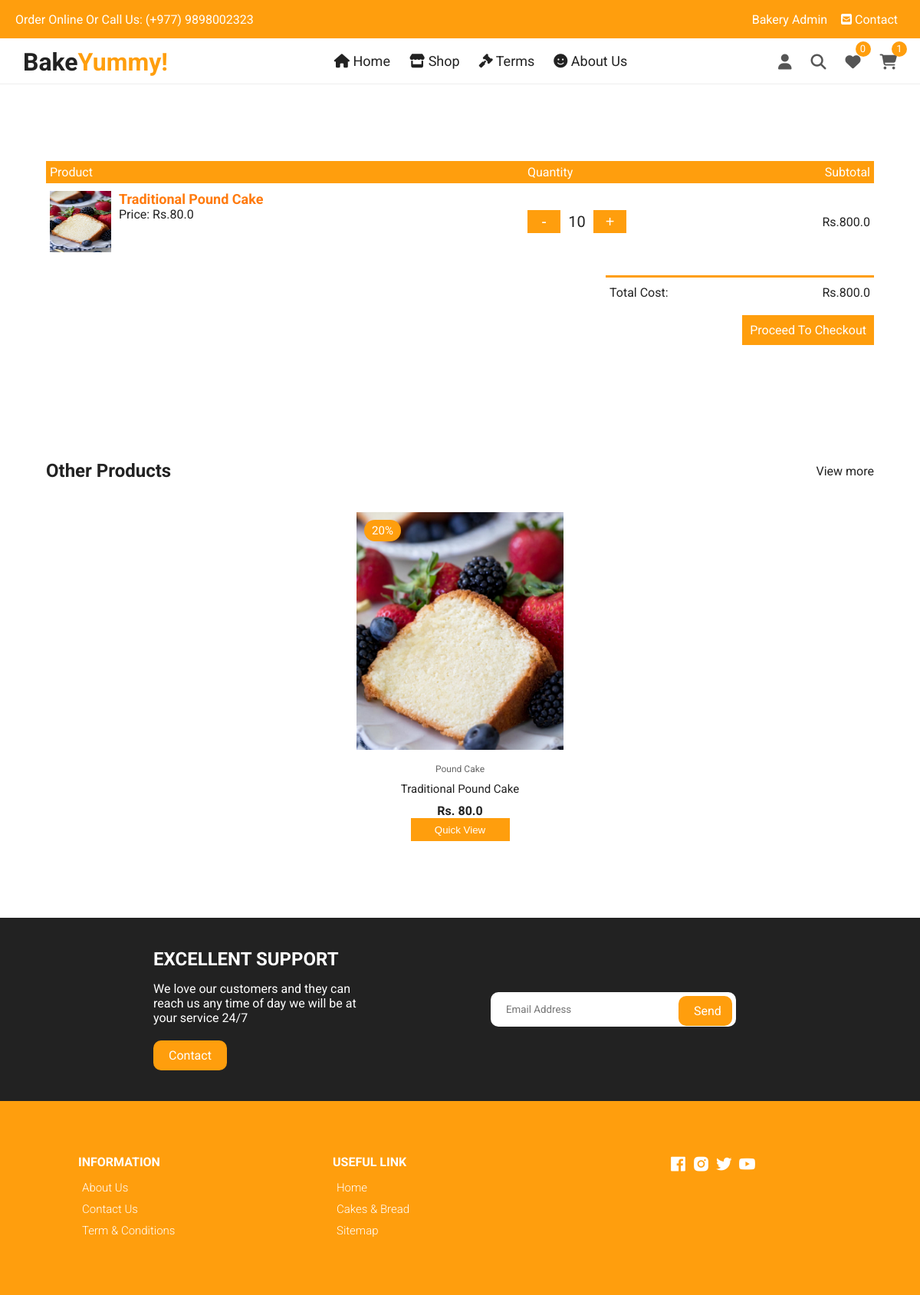
The app's page /cart/ (signed in) with its own data.
### home/models.py (models this page shows, shortened)
class MyCart(models.Model):
    id = models.AutoField(primary_key=True)
    user = models.ForeignKey(User, on_delete=models.CASCADE)
    product = models.ForeignKey(Product, on_delete=models.CASCADE)
    quantity = models.PositiveIntegerField(default=1)
    date_created = models.DateTimeField(auto_now_add=True)
    @property
    def sub_total(self):
        return str(self.quantity * self.product.selling_price)

class Product(models.Model):
    id = models.AutoField(primary_key=True)
    name = models.CharField(max_length=200)
    desc = models.TextField()
    category = models.ForeignKey(Category, on_delete=models.CASCADE)
    weight = models.CharField(max_length=100)
    marked_price = models.FloatField()
    selling_price = models.FloatField()
    available_quantity = models.PositiveIntegerField(default=0) #Remove this default option in the final project
    photo = models.ImageField(upload_to='products/')
    return_policy = models.CharField(max_length=255)
    slug = models.SlugField()
    tags = models.CharField(max_length=300, default='')
    modified_date = models.DateField(auto_now=True)
    users_wishlist = models.ManyToManyField(User, blank=True, related_name='user_wishlist')
    @property
    def discount_percent(self):
        discount = (self.marked_price - self.selling_price)/self.marked_price
        return str(floor(discount * 100))

class Category(models.Model):
    id = models.AutoField(primary_key=True)
    title = models.CharField(max_length=200)
    slug = models.SlugField()

### home/views.py (the view)
# urls.py: path('cart/', cart, name='cart'),
def cart(request):
    otherprod = Product.objects.all().order_by('?')[:4]
    if request.user.is_authenticated:
        products = Product.objects.filter(users_wishlist=request.user)
        wishlistcount = products.count()
        cartprod = MyCart.objects.filter(user=request.user)
        cartprodcount = cartprod.count()
    else:
        wishlistcount = ''
        cartprodcount = ''
        cartprod = ''
    context = {
        'otherprod': otherprod,
        'wishlistcount': wishlistcount,
        'cartprod': cartprod,
        'cartprodcount': cartprodcount,
        }
    return render(request, 'home/cart.html', context)

### templates/home/cart.html (shortened to what this page needs)
{% extends 'base.html' %}
{% load static %}
{% block maincontent %}
<div class="container cart">
    <table>
      <tr id='carttablerow'>
        <th>Product</th>
        <th>Quantity</th>
        <th>Subtotal</th>
      </tr>
      {% if cartprod %}
      {% for c in cartprod %}
      <tr data-table-id = '{{c.product.id}}' data-table-url = '{% url "delete_from_cart" %}' class='datatableid{{c.product.id}}' id='carttablerow'>
        <td>
          <div class="cart-info">
            <img src="{{c.product.photo.url}}" alt="" />
            <div>
             <a href="{% url 'productdetail' c.product.id %}"> <span style="color: #ff7a0d;font-size: 1.8rem;"><strong>{{c.product.name}}</strong></span><br></a>
              <span>Price: Rs.{{c.product.selling_price}}</span> <br />
            </div>
          </div>
        </td>
        <td>
          <div class="cartbutton" style="justify-content: flex-start;">
            <button data-id="{{c.product.id}}" data-url="{% url 'remove_from_cart' %}" class="minusbutton mb{{c.product.id}}" style="display: flex; align-items: center;justify-content: center;">-</button>
            <span data-id="{{c.product.id}}"class="buttontext bt{{c.product.id}}" style="display: flex;align-items: center;justify-content: center;margin-bottom: 1rem;">{{c.quantity}}</span>
            <button data-id="{{c.product.id}}" data-url="{% url 'add_to_cart' %}" class="plusbutton pb{{c.product.id}}" style="display: flex;align-items: center;justify-content: center;">+</button>
          </div>
        </td>
        <td><input type="hidden" class="subTotals" name="subtotal" data-subtotal='{{c.sub_total}}'> Rs.{{c.sub_total}}</td>
      </tr>
      {% endfor %}
      {% else %}
      <h3>No products in your cart🥺</h3>
      {% if user.is_anonymous %}
      <h3><a style="color: #ff7a0d;" href="{% url 'login' %}">Login</a> or <a style="color: #ff7a0d;" href="{% url 'signup' %}">Signup</a> to add products to your cart😃</h3>
      {% endif %}
      {% endif %}
    </table>
    <div class="total-price">
      <table>
        <tr>
          <td>Total Cost:</td>
          <td class="prodOnlyTotal"></td>
        </tr>
      </table>
      {% if user.is_authenticated %}
      <a href="{% url 'checkout' %}" class="checkout btn">Proceed To Checkout</a>
      {% else %}
      <button class="checkout btn" style="cursor: pointer;outline: none;border: none;">Proceed To Checkout</button>
      {% endif %}
    </div>
  </div>
<section class="section featured">
    <div class="top container">
        <h1>Other Products</h1>
        <a href="{% url 'products' %}" class="view-more">View more</a>
    </div>
    <div class="product-center container">
        {% for pro in otherprod %}
        <div class="product-item">
            <div class="overlay">
                <a href="{% url 'productdetail' pro.id %}" class="product-thumb">
                    <img src="{{ pro.photo.url }}" alt="" />
                </a>
                <span class="discount">{{pro.discount_percent}}%</span>
            </div>
            <div class="product-info">
                <span>{{ pro.category.title}}</span>
                <a href="{% url 'productdetail' pro.id %}">{{ pro.name }}</a>
                <h4>Rs. {{ pro.selling_price }}</h4>
                <div class="cartbutton">
                    <a href="{% url 'productdetail' pro.id %}"><button class="quickviewbutton">Quick View</button></a>
                </div>
            </div>
            <ul class="icons">
                <a href="{% url 'productdetail' pro.id %}"><li> Quick View</li></a>
            </ul>
        </div>
        {% endfor %}
    </div>
</section>
{% endblock maincontent %}

### templates/base.html (shortened to what this page needs)
{% load static %}
{% load cache %}
<!DOCTYPE html>
<html lang="en">
  <head>
    <link rel="stylesheet" href="https://cdnjs.cloudflare.com/ajax/libs/Glide.js/3.4.1/css/glide.core.css">
    <link rel="stylesheet" href="https://cdnjs.cloudflare.com/ajax/libs/Glide.js/3.4.1/css/glide.theme.css">
    <link rel="stylesheet" href="{% static 'css/owl.carousel.min.css' %}">
    <link
    href="https://unpkg.com/boxicons@2.0.7/css/boxicons.min.css"
    rel="stylesheet"
    />
      <link rel="stylesheet" href="{% static 'css/styles.css' %}" />
  </head>
  <body>
      <div class="top-nav">
        <div class="d-flex" style="margin: 0 2rem">
          <p>Order Online Or Call Us: (+977) 9898002323</p>
          <ul class="d-flex">
            {% if user.is_anonymous %}
            <li style="padding: 0 4px;"><a href="{% url 'login' %}"><i class="fas fa-sign-in-alt"></i> Login</a></li>
            <li style="padding: 0 4px;"><a href="{% url 'signup' %}"><i class="fas fa-sign-out-alt" style="transform: rotate(-90deg);"></i> Signup</a></li>
            {% else %}
            <li style="padding: 0 4px;"><a href="{% url 'profile' user.id %}">{% if user.first_name%}{{user.first_name}}{% else %}{{user.username}}{% endif %}</a></li>
            {% endif %}
            <li style="padding: 0 4px;"><a href="{% url 'contact' %}"><i class="fas fa-envelope-square"></i> Contact</a></li>
          </ul>
        </div>
      </div>
      <div class="navigation">
        <div class="nav-center d-flex">
        <a href="/" class="logo"><h1>Bake<span style="color: #ff9e0d;">Yummy!</span></h1></a>
          <ul class="nav-list d-flex" style="overflow-y: auto;">
            <li class="nav-item">
              <a href="{% url 'home' %}" class="nav-link"><i class="fas fa-home"></i> Home</a>
            </li>
            <li class="nav-item">
              <a href="{% url 'products' %}" class="nav-link"><i class="fas fa-store"></i> Shop</a>
            </li>
            <li class="nav-item">
            <a href="{% url 'terms' %}" class="nav-link"><i class="fas fa-gavel"></i> Terms</a>
            </li>
            <li class="nav-item">
              <a href="{% url 'about' %}" class="nav-link"><i class="fas fa-smile"></i> About Us</a>
            </li>
          </ul>
          <div class="icons d-flex" style="margin-right: 20px;">
            {% if user.is_authenticated %}
            <div class="icon show-prof">
              <i class="fas fa-user"></i>
            </div>
            {% endif %}
            <div class="icon">
              <i class="fas fa-search search-icon"></i>
            </div>
            {% if user.is_authenticated %}
            {% if wishlistcount %}
            <a href="{% url 'wishlist' %}" class="icon">
              <i class="fas fa-heart"></i>
              <span class="d-flex wishlistcounter">{{wishlistcount}}</span>
            </a>
            {% elif wishlistcount == 0 %}
            <a href="{% url 'wishlist' %}" class="icon">
              <i class="fas fa-heart"></i>
              <span class="d-flex wishlistcounter">0</span>
            </a>
            {% else %}
            <a href="{% url 'wishlist' %}" class="icon">
              <i class="fas fa-heart"></i>
            </a>
            {% endif %}
            {% else %}
            <a href="{% url 'wishlist' %}" class="icon">
              <i class="fas fa-heart"></i>
              <span class="d-flex wishlistcounter">0</span>
            </a>
            {% endif %}
            {% if user.is_authenticated %}
            {% if cartprodcount > 0 %}
            <a href="{% url 'cart' %}" class="icon">
              <i class="fas fa-shopping-cart"></i>
              <span class="d-flex cartproductcount">{{cartprodcount}}</span>
            </a>
            {% elif cartprodcount == 0 %}
            <a href="{% url 'cart' %}" class="icon">
              <i class="fas fa-shopping-cart"></i>
              <span class="d-flex cartproductcount">0</span>
            </a>
            {% else %}
            <a href="{% url 'cart' %}" class="icon">
              <i class="fas fa-shopping-cart"></i>
            </a>
            {% endif %}
            {% else %}
            <a href="{% url 'cart' %}" class="icon">
              <i class="fas fa-shopping-cart"></i>
              <span class="d-flex">0</span>
            </a>
            {% endif %}
          </div>
        </div>
      </div>
    {% block maincontent %}
    {% endblock maincontent %}
    <section class="section contact">
      <div class="row">
        <div class="col">
          <h2>EXCELLENT SUPPORT</h2>
          <p>We love our customers and they can reach us any time
          of day we will be at your service 24/7</p>
          <a href="{% url 'contact' %}" class="btn btn-1">Contact</a>
        </div>
        <div class="col">
          <form action="{% url 'subscription_email' %}" method="post">
            <div>
              <input type="email" placeholder="Email Address" name='email' required>
              <input type="submit" value="Send">
            </div>
          </form>
        </div>
      </div>
    </section>
    <footer class="footer">
      <div class="row">
        <div class="col d-flex">
          <h4>INFORMATION</h4>
          <a href="{% url 'about' %}">About Us</a>
          <a href="{% url 'contact' %}">Contact Us</a>
          <a href="{% url 'terms' %}">Term & Conditions</a>
        </div>
        <div class="col d-flex">
          <h4>USEFUL LINK</h4>
          <a href="{% url 'home' %}">Home</a>
          <a href="{% url 'products' %}">Cakes & Bread</a>
          <a href="{% url 'django.contrib.sitemaps.views.sitemap' %}">Sitemap</a>
        </div>
        <div class="col d-flex">
          <span><i class='bx bxl-facebook-square'></i></span>
          <span><i class='bx bxl-instagram-alt' ></i></span>
          <span><i class='bx bxl-twitter' ></i></span>
          <span><i class='bx bxl-youtube' ></i></span>
        </div>
      </div>
    </footer>
  </body>
</html>

### templates/base.html (style rules this page uses)
input:read-only { background: #efe; }

### records on screen
MyCart: product.photo (picture), product.name "Traditional Pound Cake", product.selling_price "80.0", quantity "10", sub_total "800.0"
Product: photo (picture), discount_percent "20", category "Pound Cake", name "Traditional Pound Cake", selling_price "80.0"

### other values on screen
{{ user.first_name }} "Bakery Admin"
{{ cartprodcount }} "1"
